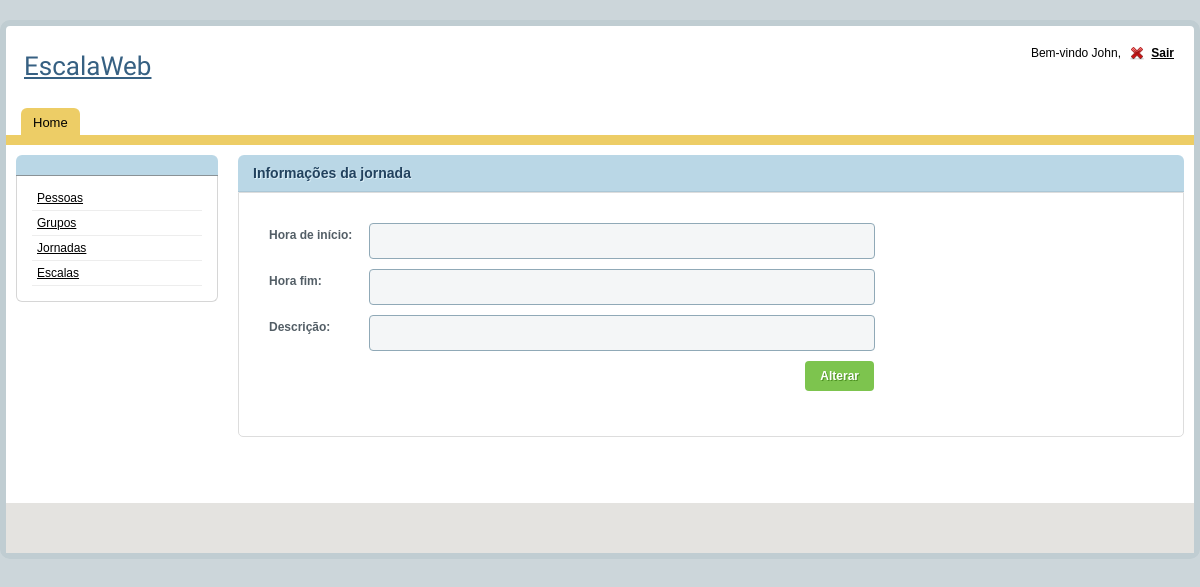
Page /jornada/jornada_edicao.php?id=1&editar=1 on the earlier database version.
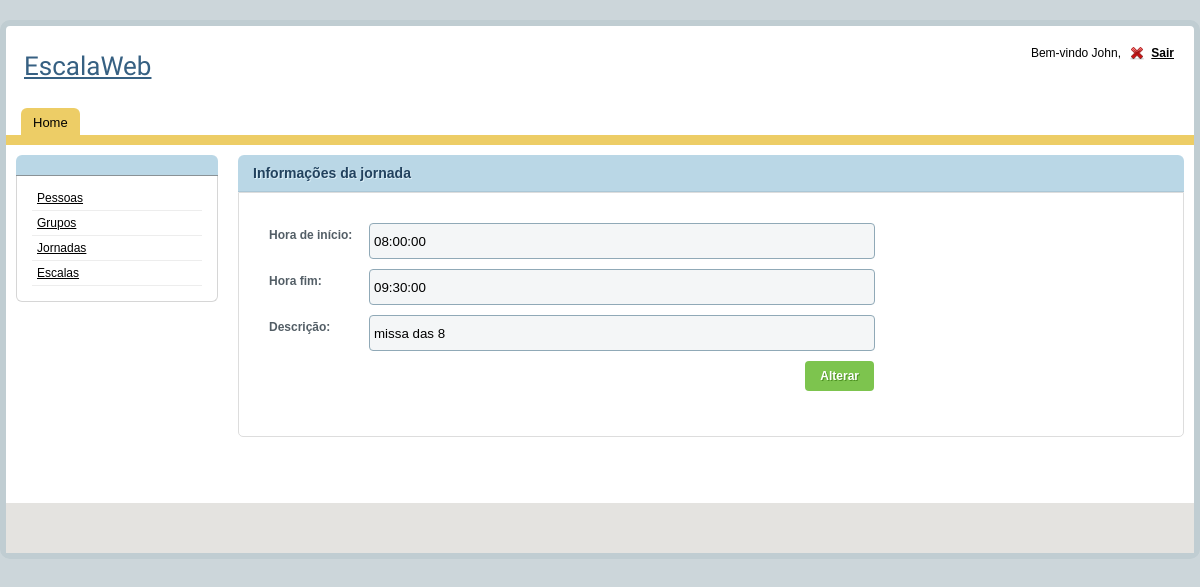
Same page on the later database version.
### tables this page shows
CREATE TABLE IF NOT EXISTS `jornada` (
  `id` INT NOT NULL AUTO_INCREMENT,
  `hora_inicio` TIME NOT NULL,
  `hora_fim` TIME NOT NULL,
  `coordenador_id` INT NOT NULL,
  `descricao` VARCHAR(200) NULL,
  PRIMARY KEY (`id`, `coordenador_id`),
  INDEX `fk_jornada_coordenador` (`coordenador_id` ASC),
  CONSTRAINT `fk_jornada_coordenador`
    FOREIGN KEY (`coordenador_id`)
    REFERENCES `coordenador` (`id`)
    ON DELETE NO ACTION
    ON UPDATE NO ACTION);

### util/bd_util.php (called while the page is built, shortened)
<?php
function get_conexao() {
	$endereco = "127.0.0.1";
	$usuario = "root";
	$senha = "root";
	$nome_banco = "escala_web";
	$conexao = mysqli_connect ( $endereco, $usuario, $senha, $nome_banco );
	return $conexao;
}
?>

### jornada/jornada_bd.php (called while the page is built, shortened)
<?php
function get_jornada_por_id($id) {
	$sql = "select * from jornada where id = ".$id ." and coordenador_id = " .$_SESSION["coordenador_id"];
	$resultado = mysqli_query ( get_conexao (), $sql );
	$jornadas = array ();
	while ( $jornada = mysqli_fetch_assoc ( $resultado ) ) {
		$jornadas [] = $jornada;
	}
	if (count ( $jornadas ) > 0)
		return $jornadas[0];
	else
		return $jornadas;
}
?>

### jornada/jornada_edicao.php (the view, shortened to what this page needs)
<?php
include "../template/header.php";
include "jornada_bd.php";
monta_form_edicao();
?>
<?php
function monta_form_edicao() {
	$jornada = get_jornada_por_id($_GET["id"]);
	echo "<h2>Informações da jornada</h2>";
	echo "<form action = 'jornada_cadastro.php' method = 'post'>";
	echo "<div id='tab1' class='tabcontent' style='display: block;'>";
	echo "<div class='form'>";
	echo "<div class='form_row'>";
	echo "<label>Hora de início:</label> <input type='text' value = '".$jornada["hora_inicio"]."' name = 'hora_inicio' class='form_input' >";
	echo "</div>";
	echo "<div class='form_row'>";
	echo "<label>Hora fim:</label> <input type='text' value = '".$jornada["hora_fim"]."' name = 'hora_fim' class='form_input' >";
	echo "</div>";
	echo "<div class='form_row'>";
	echo "<label>Descrição:</label> <input type='text' value = '".$jornada["descricao"]."' name = 'descricao' class='form_input' >";
	echo "</div>";
	echo "<div class='form_row'>";
	echo "<input type='submit' class='form_submit' value='Alterar' title = 'clique para alterar'>";
	echo "</div>";
	echo "</div>";
	echo "</div>";
	echo "</form>";
}
?>
<?php
include "../template/footer.php";
?>

Differences in the rows shown:
added jornada: hora_inicio "08:00:00", hora_fim "09:30:00", descricao "missa das 8"
